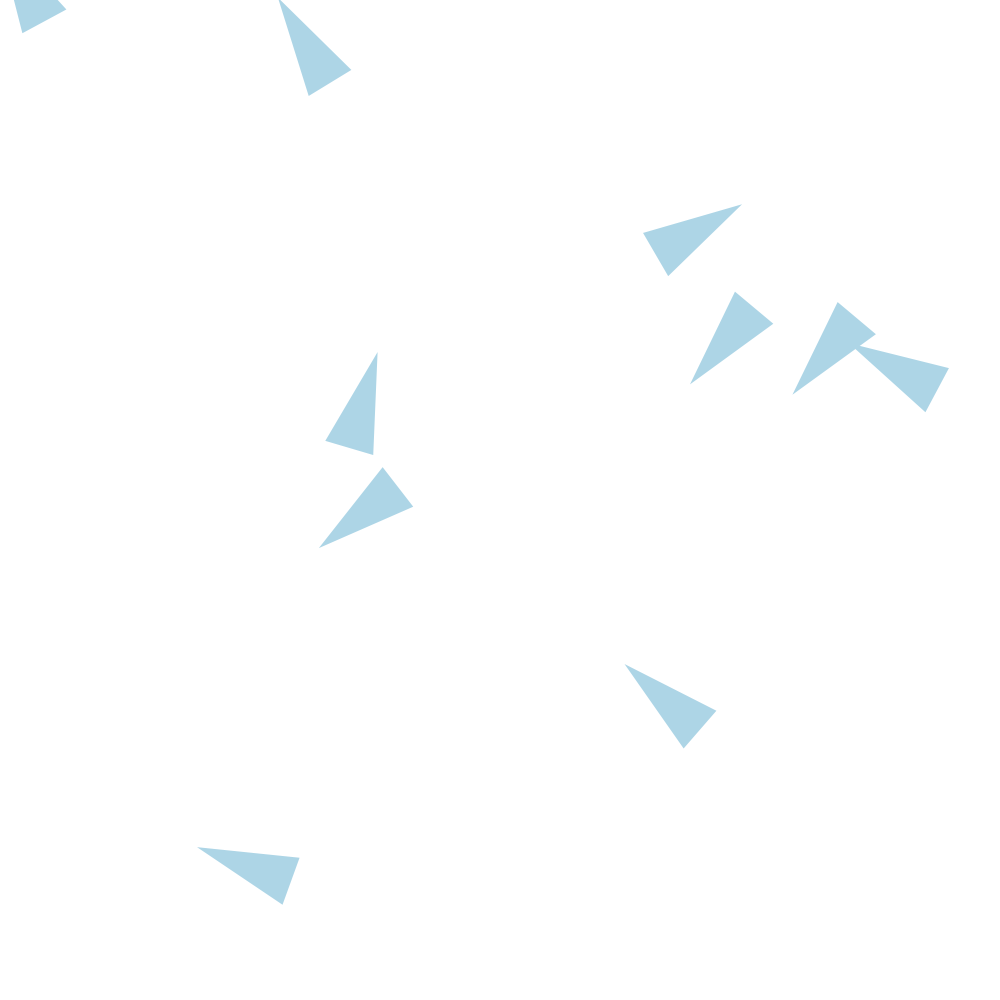
Frame 1 (no input)
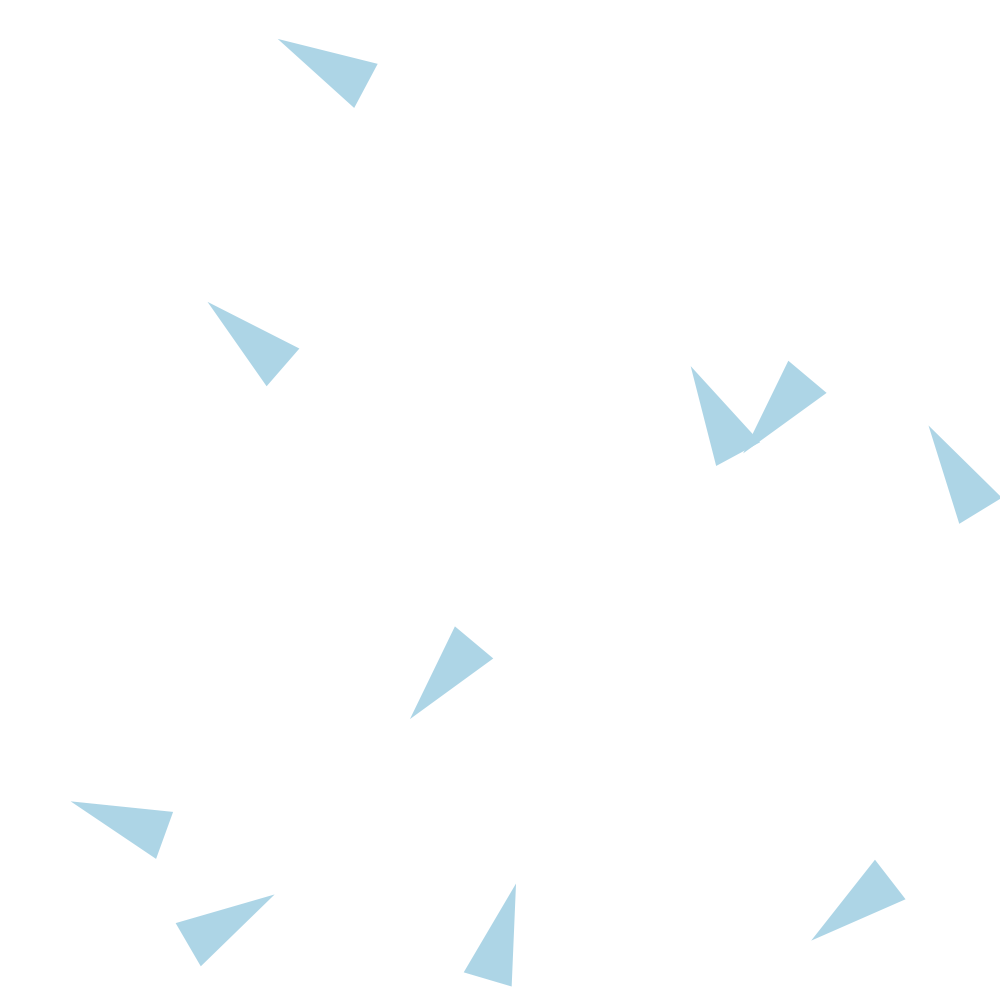
Frame 60 (the mouse pressed at the canvas centre just before this capture)
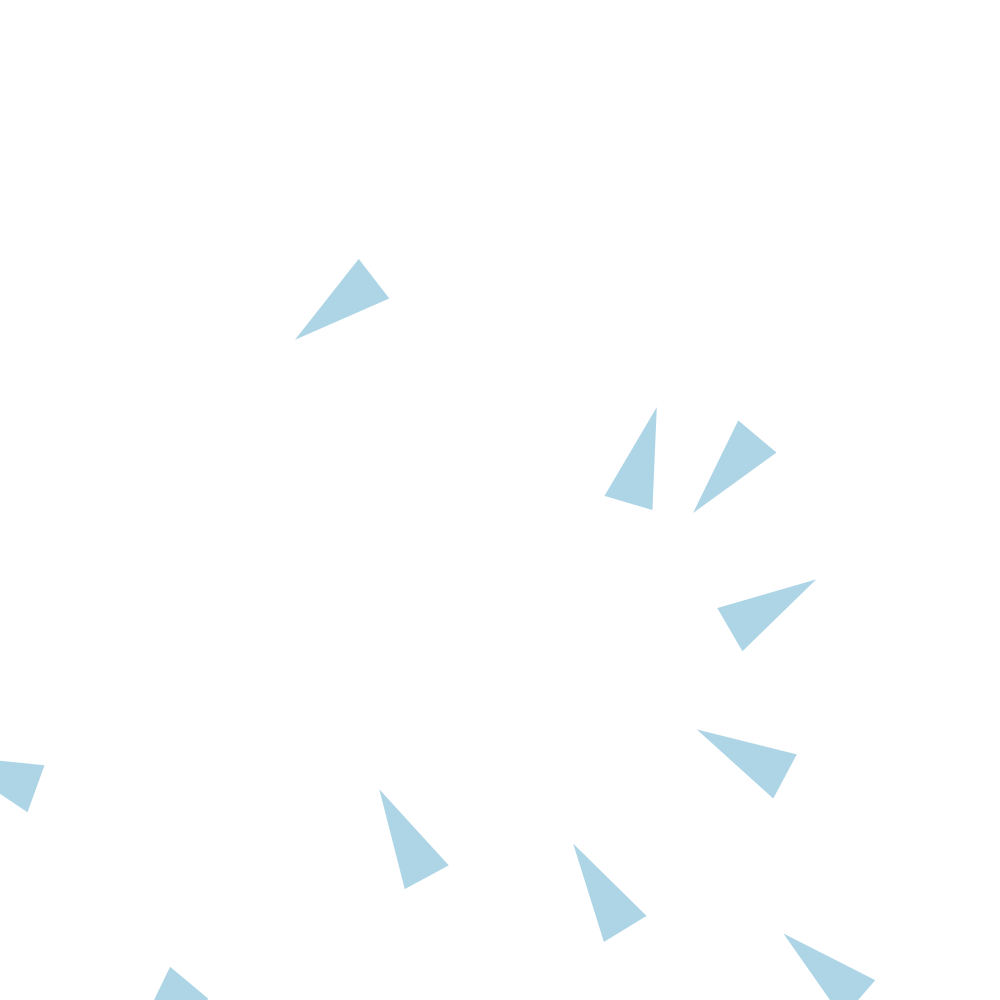
Frame 120 (the mouse held since frame 60 and released just before this capture)

The Processing sketch that drew these frames (run headless with seeded random() and noise(); from frame 60 on, the mouse is pressed at the canvas centre):

// Processing sketch: boids
// ── boids.pde
final int nb_entities = 10;
Boid[] boids = new Boid[nb_entities];


void setup() {
    size(1000, 1000);
    noStroke();
    for (int i = 0; i < nb_entities; i++) {
        boids[i] = new Boid(random(width), random(height), random( -10, 10), random( -10, 10));
    }
}

void draw() {
    background(255);
    for (int i = 0; i < nb_entities; i++) {
        boids[i].nextPos();
        boids[i].draw(100);
    }
}

// ── boid.pde
public class Boid {
    
    private float x, y;
    private float vx, vy;
    private float norm;
    
    public Boid(float x, float y, float vx, float vy) {
        this.x = x;
        this.y = y;
        this.vx = vx;
        this.vy = vy;
    }
    
    private void updateNorm() {
        this.norm = sqrt(sq(vx) + sq(vy));
    }
    
    public void draw(float scale) {
        fill(173, 213, 230);
        updateNorm();
        float norm_vx = vx / this.norm;
        float norm_vy = vy / this.norm;
        triangle(this.x + scale * norm_vx, this.y + scale * norm_vy, this.x + scale / 4 * ( -norm_vy), this.y + scale / 4 * norm_vx, this.x + scale / 4 * norm_vy, this.y + scale / 4 * ( -norm_vx));
        fill(0);
    }
    
    public void nextPos() {
        this.x += this.vx;
        this.y += this.vy;
        this.x = (this.x < 0) ? this.x + width : this.x;
        this.x = (this.x > width) ? this.x - width : this.x;
        this.y = (this.y < 0) ? this.y + height : this.y;
        this.y = (this.y > height) ? this.y - height : this.y;
    }
    
}
